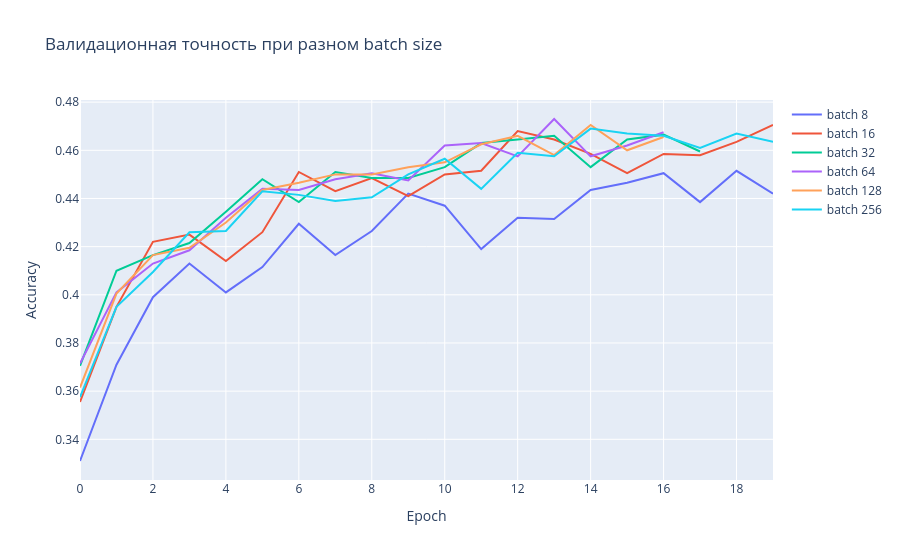

The code cell stored with this chart in its notebook:
### Code cell
batch_sizes = [8,16,32,64,128,256]
histories_bs = {}

for bs in batch_sizes:
    print(f'\n=== Batch size = {bs} ===')
    train_loader_bs = DataLoader(train_dataset, batch_size=bs, shuffle=True)
    val_loader_bs = DataLoader(val_dataset, batch_size=bs, shuffle=False)
    model = MLP(use_bn=True, dropout_rate=0.3, init_type='he').to(device)
    model, history, _ = train_model(model, train_loader_bs, val_loader_bs, epochs=20, patience=5, verbose=False)
    histories_bs[bs] = history
    print(f'Best val acc: {max(history["val_acc"]):.4f}')

fig = go.Figure()
for bs in batch_sizes:
    fig.add_trace(go.Scatter(y=histories_bs[bs]['val_acc'], mode='lines', name=f'batch {bs}'))
fig.update_layout(title='Валидационная точность при разном batch size', xaxis_title='Epoch', yaxis_title='Accuracy')
fig.show()

### Figure 1 — Plotly figure (JSON) as saved in the notebook; plotly's stock layout.template omitted (floating-point values rounded to 4 significant figures)
{"data": [{"mode": "lines", "name": "batch 8", "type": "scatter", "y": [0.331, 0.371, 0.399, 0.413, 0.401, 0.4115, 0.4295, 0.4165, 0.4265, 0.442, 0.437, 0.419, 0.432, 0.4315, 0.4435, 0.4465, 0.4505, 0.4385, 0.4515, 0.442]}, {"mode": "lines", "name": "batch 16", "type": "scatter", "y": [0.3555, 0.395, 0.422, 0.425, 0.414, 0.426, 0.451, 0.443, 0.4485, 0.441, 0.45, 0.4515, 0.468, 0.4645, 0.4585, 0.4505, 0.4585, 0.458, 0.4635, 0.4705]}, {"mode": "lines", "name": "batch 32", "type": "scatter", "y": [0.3705, 0.41, 0.4165, 0.4215, 0.4345, 0.448, 0.4385, 0.451, 0.4485, 0.4485, 0.453, 0.463, 0.4645, 0.466, 0.453, 0.4645, 0.4665, 0.4595]}, {"mode": "lines", "name": "batch 64", "type": "scatter", "y": [0.3715, 0.401, 0.413, 0.4185, 0.432, 0.444, 0.4435, 0.448, 0.4505, 0.4475, 0.462, 0.463, 0.4575, 0.473, 0.4575, 0.462, 0.4675]}, {"mode": "lines", "name": "batch 128", "type": "scatter", "y": [0.3615, 0.4005, 0.4165, 0.4195, 0.43, 0.4435, 0.4465, 0.45, 0.45, 0.453, 0.455, 0.4625, 0.466, 0.458, 0.4705, 0.46, 0.4655]}, {"mode": "lines", "name": "batch 256", "type": "scatter", "y": [0.3575, 0.395, 0.4095, 0.426, 0.4265, 0.443, 0.4415, 0.439, 0.4405, 0.45, 0.4565, 0.444, 0.459, 0.4575, 0.469, 0.467, 0.466, 0.461, 0.467, 0.4635]}], "layout": {"title": {"text": "Валидационная точность при разном batch size"}, "xaxis": {"title": {"text": "Epoch"}}, "yaxis": {"title": {"text": "Accuracy"}}}}
